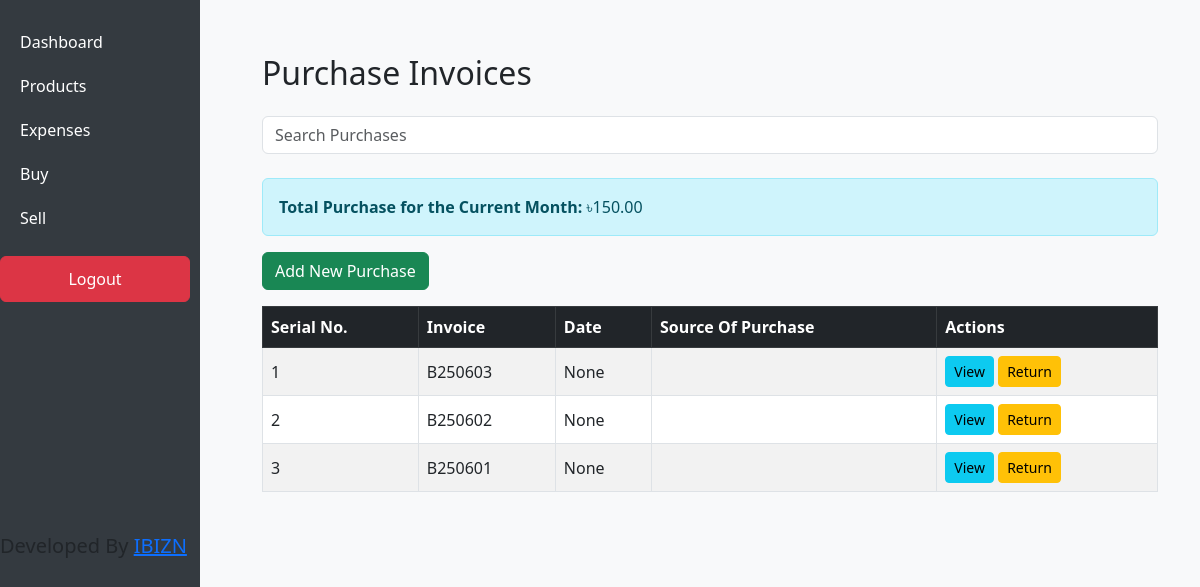
Before: /buy/ (signed in) with the older database file.
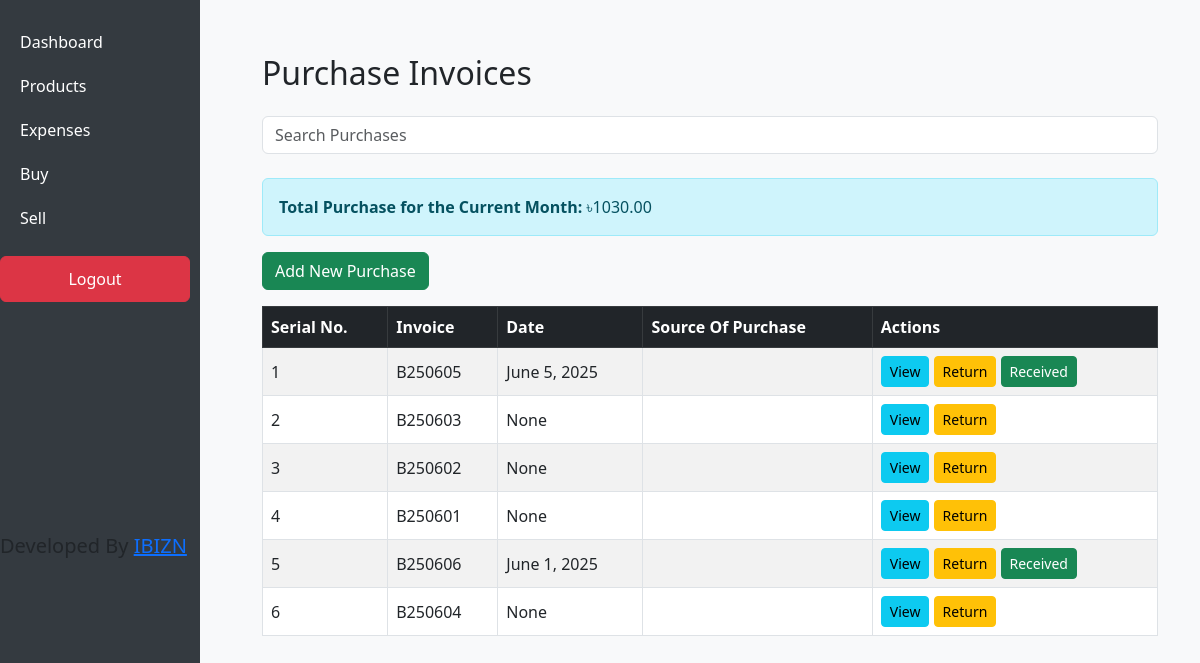
After: the same page with the newer database file.
### inventory/models.py (models this page shows, shortened)
class PurchaseInvoice(models.Model):
    date = models.DateField()
    name = models.CharField(max_length=100)  # Name
    address = models.TextField()  # Address
    phone = models.CharField(max_length=15)  # Phone
    source_of_purchase = models.CharField(max_length=100)  # Source of Purchase
    voucher_no = models.CharField(max_length=50)  # Voucher No.
    received = models.BooleanField(default=False)  # Track if item is received
    invoice_number = models.CharField(max_length=20, unique=True, blank=True)

### inventory/views.py (the view)
# urls.py: path('buy/', views.purchase_list_view, name='purchase_list'),
@login_required(login_url="/")
def purchase_list_view(request):
    query = request.GET.get('q', '')
    if query:
        purchases = PurchaseInvoice.objects.filter(
            Q(invoice_number__icontains=query)  # Search in invoice number
        ).order_by('-date')
    else:
        purchases = PurchaseInvoice.objects.all().order_by('-date')
    now = timezone.now()
    first_day_of_current_month = now.replace(day=1)
    current_month_invoices = PurchaseInvoice.objects.filter(date__gte=first_day_of_current_month)
    total_purchase_current_month = sum(
        item.total for invoice in current_month_invoices for item in PurchaseItem.objects.filter(invoice=invoice)
    )
    return render(request, 'inventory/purchase_list.html', {'purchases': purchases, 'total_purchase_current_month': total_purchase_current_month})

### inventory/models.py (called while the page is built)
    @property
    def chs(self):
        return self.rate + self.cost

    @property
    def total(self):
        return self.chs * self.quantity

### inventory/templates/inventory/purchase_list.html
{% extends 'inventory/base.html' %}
{% block content %}
<div class="container mt-4">
  <h2 class="mb-4">Purchase Invoices</h2>
    <form method="GET" action="{% url 'purchase_list' %}">
    <div class="mb-4">
      <input type="text" name="q" class="form-control" placeholder="Search Purchases" value="{{ request.GET.q }}" aria-label="Search Purchases">
    </div>
  </form>
  <div class="alert alert-info">
    <strong>Total Purchase for the Current Month:</strong> ৳{{ total_purchase_current_month }}
  </div>
  <a href="{% url 'purchase_add' %}" class="btn btn-success mb-3">Add New Purchase</a>
  <table class="table table-bordered table-hover table-striped">
    <thead class="table-dark">
      <tr>
        <th>Serial No.</th>
        <th>Invoice</th>
        <th>Date</th>
        <th>Source Of Purchase</th>
        <th>Actions</th>
      </tr>
    </thead>
    <tbody>
      {% for invoice in purchases %}
      <tr>
        <td>{{ forloop.counter }}</td>
        <td>{{ invoice.invoice_number }}</td>
        <td>{{ invoice.date }}</td>
        <td>{{ invoice.source_of_purchase }}</td>
        <td>
          <a href="{% url 'purchase_invoice' invoice.id %}" class="btn btn-info btn-sm">View</a>
          <a href="{% url 'purchase_return' invoice.id %}" class="btn btn-warning btn-sm">Return</a>
          {% if invoice.received == False %}
            <a href="{% url 'purchase_invoice_received' invoice.id %}" class="btn btn-success btn-sm">Received</a>
          {% endif %}
        </td>
      </tr>
      {% endfor %}
    </tbody>
  </table>
</div>
{% endblock %}

Changed rows visible on the page:
added PurchaseInvoice: invoice_number "B250605", date "June 5, 2025", received "Received"
added PurchaseInvoice: invoice_number "B250606", date "June 1, 2025", received "Received"
added PurchaseInvoice: invoice_number "B250604", date "None"
Other visible differences:
{{ total_purchase_current_month }}: "150.00" → "1030.00"
